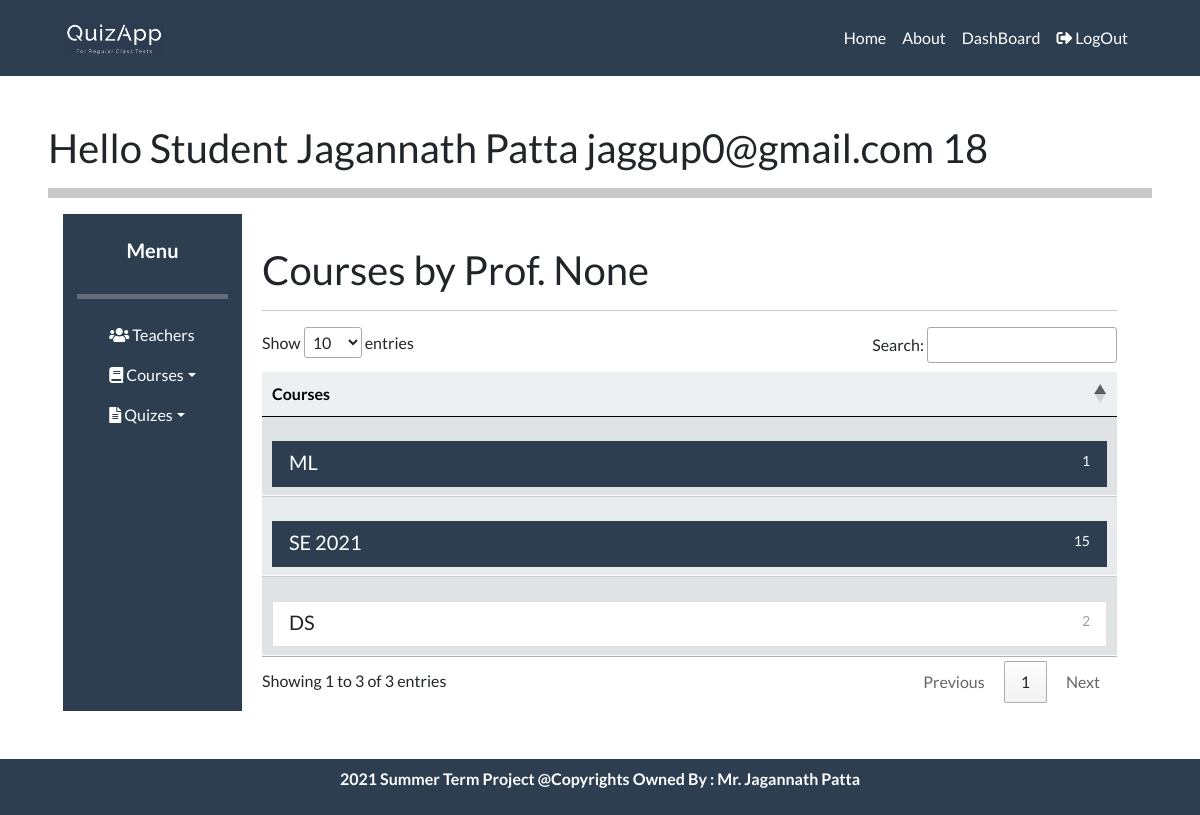
The app's page /student/teacher?id=4 (signed in) with its own data.
### tables this page shows
CREATE TABLE "Course" (
	"course_id"	INTEGER NOT NULL PRIMARY KEY AUTOINCREMENT UNIQUE,
	"teacher_id"	INTEGER NOT NULL,
	"course_name"	TEXT NOT NULL,
	"enrollment_key"	TEXT DEFAULT 1234,
	FOREIGN KEY("teacher_id") REFERENCES "Teacher"("teacher_id") ON DELETE CASCADE,
	UNIQUE("teacher_id","course_name")
);

### Student/views.py (the view)
def Teacher():
    page = check_user("/studentSite/teacher.html")
    if len(page) > 1:
        return render_template(page[0] , msg = page[1])
    else:
        conn = sqlite3.connect("DataBase/quizAppDataBase.db")
        cursor = conn.cursor()
        id = request.args.get('id',type = int)
        name = request.args.get('name', type = str)
        courses = cursor.execute("SELECT COURSE_ID , COURSE_NAME , TEACHER_ID from COURSE WHERE TEACHER_ID = ?" , ( id,)).fetchall()
        cursor.close()
        conn.close()
        return render_template(page[0] , teacher = [id , name] , courses = courses )

### Student/views.py (called while the page is built)
def check_user(page):
    if session.get("email"):
        if session.get("user_role") == 'S':
            return [page]
        else:
            return [page , "You Don't have these previlages." ]
    else:
        return ['login.html']

### templates/studentSite/teacher.html (shortened to what this page needs)
{% extends "/studentSite/studentHome.html" %}
{% block body %}
<div class="p-sm-2">
    <h2> Courses by Prof. {{teacher[1]}} </h2>
    <hr>
    <table id='tab' class="display table responsive table-hover">
        <thead>
            <tr class="table-light">
              <th scope="col"> Courses </th>
            </tr>
          </thead>
        <tbody>
            {% for  course in  courses: %}
          <tr class="table-light">
            <td>
                {% if course in session['courses'] : %}
                <a href="/student/course?id={{course[0]}}&name={{course[1]}}&tid={{course[2]}}" class="mt-3 list-group-item list-group-item-action flex-column align-items-start active">
                    <div class="d-flex w-100 justify-content-between">
                      <h5 class="mb-1"> {{course[1] }} </h5>
                      <small> {{course[0]}} </small>
                    </div>
                  </a>
                {% else %}
                    <a href="/student/course?id={{course[0]}}&name={{course[1]}}&tid={{course[2]}}" class="mt-3 list-group-item list-group-item-action flex-column align-items-start">
                        <div class="d-flex w-100 justify-content-between">
                            <h5 class="mb-1"> {{course[1] }}</h5>
                            <small class="text-muted">{{course[0]}}</small>
                        </div>
                    </a>
                {% endif %}
            </td>
          </tr>
          {% endfor %}
        </tbody>
    </table>
</div>
{% endblock %}

### records on screen
Course: course_name "DS", course_id "2"
Course: course_name "ML", course_id "1"
Course: course_name "SE 2021", course_id "15"

### other values on screen
{{ session['username'] }} "Jagannath Patta"
{{ session['email'] }} "jaggup0@gmail.com"
{{ session['role_id'] }} "18"
{{ teacher[1] }} "None"
